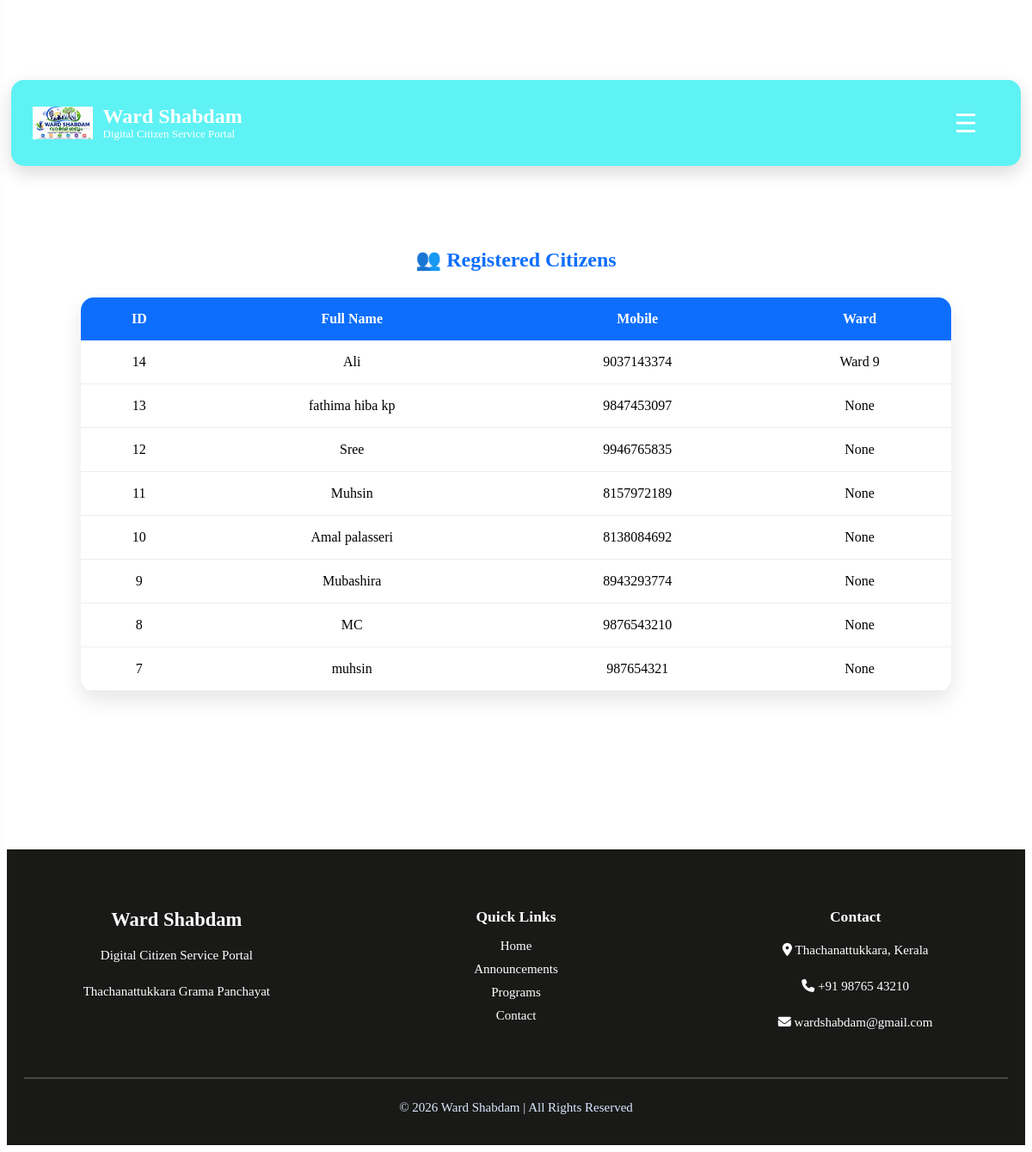
/citizens (signed in), run on an earlier commit of the app's database.
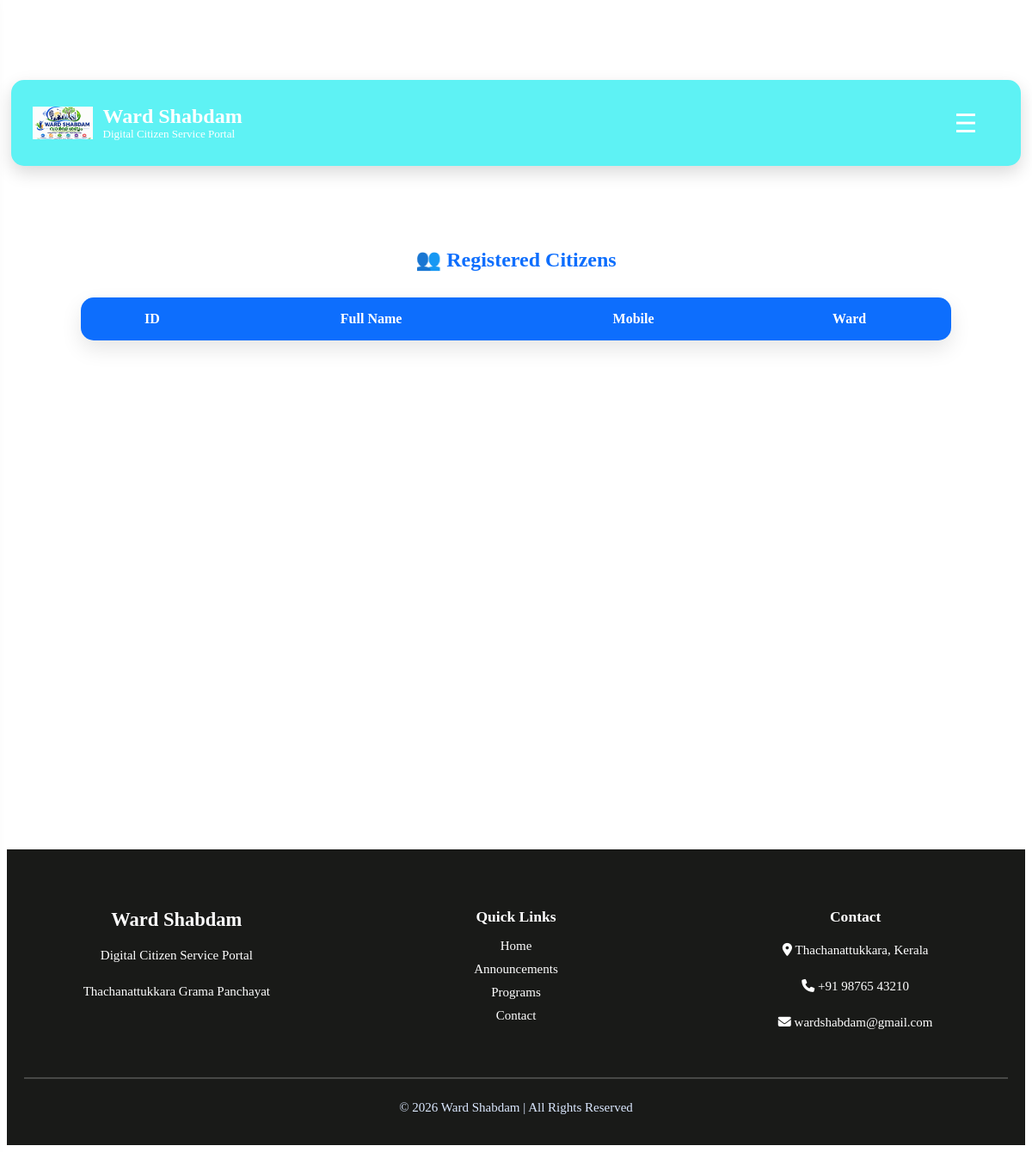
And on a later commit of the database.
### tables this page shows
CREATE TABLE citizens (

    id INTEGER PRIMARY KEY AUTOINCREMENT,

    fullname TEXT NOT NULL,

    mobile TEXT UNIQUE NOT NULL,

    email TEXT,

    password TEXT NOT NULL,

    created_at TIMESTAMP DEFAULT CURRENT_TIMESTAMP

, ward TEXT);

### app.py (the view)
@app.route("/citizens")
def citizens():
    check = admin_required()
    if check:
        return check
    conn = sqlite3.connect("database/wardshabdam.db")
    conn.row_factory = sqlite3.Row
    cursor = conn.cursor()
    cursor.execute("""
        SELECT *
        FROM citizens
        ORDER BY id DESC
    """)
    citizens = cursor.fetchall()
    conn.close()
    return render_template(
        "citizens.html",
        citizens=citizens
    )

### app.py (called while the page is built, shortened)
def admin_required():
    if "admin_id" not in session:
        return redirect("/admin_login")
    return None

@app.context_processor
def notification_context():
    if "citizen_id" not in session:
        return {"notification_count": 0}

### templates/citizens.html (shortened to what this page needs)
{% extends "layout.html" %}
{% block content %}
<div class="citizens-container">
    <h2>👥 Registered Citizens</h2>
    <table>
        <tr>
            <th>ID</th>
            <th>Full Name</th>
            <th>Mobile</th>
            <th>Ward</th>
        </tr>
        {% for citizen in citizens %}
        <tr>
            <td>{{ citizen.id }}</td>
            <td>{{ citizen.fullname }}</td>
            <td>{{ citizen.mobile }}</td>
            <td>{{ citizen.ward }}</td>
        </tr>
        {% endfor %}
    </table>
</div>
{% endblock %}

### templates/layout.html (shortened to what this page needs)
<!DOCTYPE html>
<html lang="en">
<head>
    <link rel="stylesheet" href="{{ url_for('static', filename='css/style.css') }}">
    <link rel="stylesheet" href="{{ url_for('static', filename='css/hero.css') }}">
    <link rel="stylesheet" href="{{ url_for('static', filename='css/cards.css') }}">
    <link rel="stylesheet" href="{{ url_for('static', filename='css/announcement.css') }}">
    <link rel="stylesheet" href="{{ url_for('static', filename='css/report.css') }}">
    <link rel="stylesheet" href="{{ url_for('static', filename='css/admin.css') }}">
    <link rel="stylesheet" href="{{ url_for('static', filename='css/view.css') }}">
    <link rel="stylesheet" href="{{ url_for('static', filename='css/edit.css') }}">
    <link rel="stylesheet" href="{{ url_for('static', filename='css/register.css') }}">
    <link rel="stylesheet" href="{{ url_for('static', filename='css/change_password.css') }}">
    <link rel="stylesheet"
    href="https://cdnjs.cloudflare.com/ajax/libs/font-awesome/6.7.2/css/all.min.css">
    <link rel="stylesheet" href="{{ url_for('static', filename='css/services.css') }}">
    <link rel="stylesheet" href="{{ url_for('static', filename='css/dashboard.css') }}">
    <link rel="stylesheet" href="{{ url_for('static', filename='css/profile.css') }}">
    <link rel="stylesheet" href="{{ url_for('static', filename='css/change_password.css') }}">
    <link rel="stylesheet"
    href="{{ url_for('static', filename='css/mycomplaints.css') }}">
    <link rel="stylesheet"
    href="{{ url_for('static', filename='css/citizens.css') }}">
    <link rel="stylesheet" href="{{ url_for('static', filename='css/responsive.css') }}">
    <link rel="stylesheet"
    href="{{ url_for('static', filename='css/gallery.css') }}">
</head>
<body>
<div class="navbar">
 <header class="top-header">
    <div class="logo-section">
        <img src="{{ url_for('static', filename='images/logo.png') }}" class="logo">
        <div class="logo-text">
            <h2>Ward Shabdam</h2>
            <small>Digital Citizen Service Portal</small>
        </div>
    </div>
    <button class="menu-btn" onclick="openMenu()">
        ☰
    </button>
</header>
</div>
    <main>
        {% block content %}
        {% endblock %}
    </main>
<footer class="footer">
    <div class="footer-container">
        <div class="footer-about">
            <h2>Ward Shabdam</h2>
            <p>
                Digital Citizen Service Portal
            </p>
            <p>
                Thachanattukkara Grama Panchayat
            </p>
        </div>
        <div class="footer-links">
            <h3>Quick Links</h3>
            <a href="/">Home</a>
            <a href="/announcements">Announcements</a>
            <a href="/programs">Programs</a>
            <a href="/contact">Contact</a>
        </div>
        <div class="footer-contact">
            <h3>Contact</h3>
            <p>
                <i class="fa-solid fa-location-dot"></i>
                Thachanattukkara, Kerala
            </p>
            <p>
                <i class="fa-solid fa-phone"></i>
                +91 98765 43210
            </p>
            <p>
                <i class="fa-solid fa-envelope"></i>
                wardshabdam@gmail.com
            </p>
        </div>
    </div>
    <hr>
    <p class="copyright">
        © 2026 Ward Shabdam |
        All Rights Reserved
    </p>
</footer>
</body>
</html>

### static/css/style.css (style rules this page uses)
.navbar { width:100%; background:transparent; display:flex; justify-content:center; align-items:center; padding:15px 0; }
.logo-section { display:flex; align-items:center; gap:12px; }
.logo { width:55px; height:55px; object-fit:contain; }
.logo-section h2 { margin:0; color:white; font-size:30px; }
.logo-section small { display:block; color:white; font-size:12px; }
.top-header { width:95%; max-width:1200px; display:flex; justify-content:space-between; align-items:center; background:#5ef2f4; padding:15px 25px; border-radius:15px; box-shadow:0 8px 20px rgba(0,0,0,.15); }
.logo-section { display:flex; align-items:center; flex:1; }
.logo { width:70px; height:70px; object-fit:contain; }
.logo-text h2 { margin:0; font-size:24px; line-height:1.1; }
.logo-text small { display:block; font-size:13px; }
.menu-btn { background:none; border:none; font-size:42px; color:white; margin-left:15px; flex-shrink:0; }
main { min-height:80vh; padding:30px; }
.footer { background:#111111; color:white; text-align:center; padding:25px; margin-top:50px; font-size:15px; }
.footer { background:#191a18; color:white; margin-top:80px; padding:50px 20px 20px; }
.footer-container { max-width:1200px; margin:auto; display:grid; grid-template-columns:repeat(auto-fit,minmax(250px,1fr)); gap:40px; }
.footer h2, .footer h3 { margin-bottom:15px; }
.footer p { margin-bottom:10px; line-height:1.8; }
.footer-links { display:flex; flex-direction:column; }
.footer-links a { color:white; text-decoration:none; margin-bottom:10px; transition:.3s; }
.footer hr { margin:40px 0 20px; border:1px solid rgba(255,255,255,.2); }
.copyright { text-align:center; color:#dbe8ff; }
.menu-btn { font-size:30px; color:white; background:none; border:none; cursor:pointer; margin-right:20px; }
.logo { display:flex; align-items:center; gap:15px; }
.logo-text h2 { color:white; margin:0; }
body { padding-top:70px; }

### static/css/admin.css (style rules this page uses)
table { width:100%; border-collapse:collapse; background:white; border-radius:18px; overflow:hidden; box-shadow:0 10px 25px rgba(0,0,0,.10); }
table th { background:#0d6efd; color:white; padding:18px; font-size:16px; }

### static/css/citizens.css (style rules this page uses)
.citizens-container { width:90%; max-width:1200px; margin:50px auto; }
.citizens-container h2 { color:#0d6efd; margin-bottom:30px; text-align:center; }
.citizens-container table { width:100%; border-collapse:collapse; background:white; border-radius:15px; overflow:hidden; box-shadow:0 10px 25px rgba(0,0,0,.10); }
.citizens-container th { background:#0d6efd; color:white; padding:16px; }

What changed in the data, as far as the page shows it:
removed citizens: id "14", fullname "Ali", mobile "9037143374", ward "Ward 9"
removed citizens: id "13", fullname "fathima hiba kp", mobile "9847453097", ward "None"
removed citizens: id "12", fullname "Sree", mobile "9946765835", ward "None"
removed citizens: id "11", fullname "Muhsin", mobile "8157972189", ward "None"
removed citizens: id "10", fullname "Amal palasseri", mobile "8138084692", ward "None"
removed citizens: id "9", fullname "Mubashira", mobile "8943293774", ward "None"
removed citizens: id "8", fullname "MC", mobile "9876543210", ward "None"
removed citizens: id "7", fullname "muhsin", mobile "987654321", ward "None"
